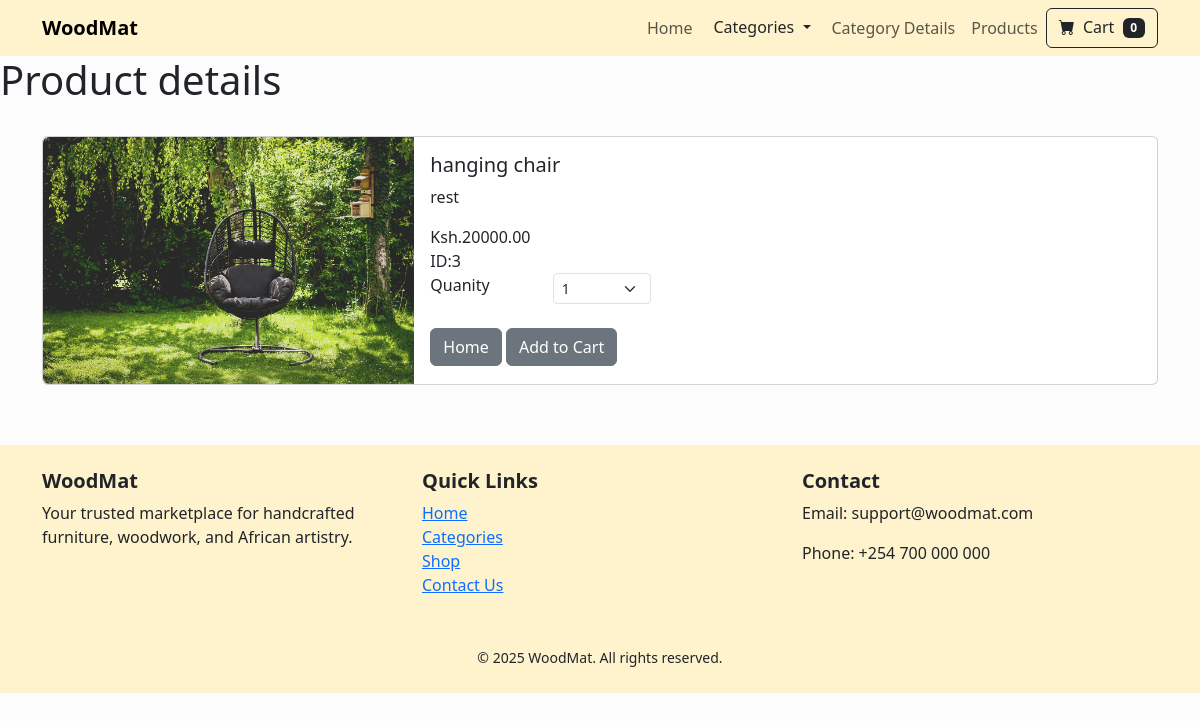
The app's page /product_detail/3/ with its own data.
### woodmat/models.py (models this page shows, shortened)
class Product(models.Model):
  name=models.CharField(max_length=50)
  price=models.DecimalField(default=0,decimal_places=2,max_digits=8)
  category=models.ForeignKey(Category, on_delete=models.CASCADE,default=1)
  description=models.CharField(max_length=250,default='',null=True)
  image=models.ImageField(upload_to='products/')
  is_sale = models.BooleanField(default=False)      # <- add this
  sale_price = models.DecimalField(default=0, decimal_places=2, max_digits=8 )

### woodmat/views.py (the view)
# urls.py: path('product_detail/<int:pk>/', views.product_detail, name="product_detail"),
def product_detail(request,pk):
  product = get_object_or_404(Product, id=pk)
  return render(request,'product_detail.html',{'product': product})

### cart/cart.py (called while the page is built)
  def __len__(self):
     return len(self.cart)

### cart/context_processors.py (called while the page is built)
def cart(request):
  return{'cart':Cart(request)}

### woodmat/templates/product_detail.html (shortened to what this page needs)
{% extends "base.html" %}
{% load static %}
 {% block content%}
    <h1>Product details</h1> <br>
    <div class="container">
<div class="card mb-3" >
  <div class="row g-0">
    <div class="col-md-4">
      <img src="{{product.image.url}}" class="img-fluid rounded-start" alt="...">
    </div>
    <div class="col-md-8">
      <div class="card-body align-center">
        <h5 class="card-title">{{product.name}}</h5>
        <p class="card-text">{{product.description}}</p>
        {%if product.is_sale%}
           <span class="price"><strike>Ksh.{{ product.price }}</strike></span> <br>
          <span class="price">
            &nbsp;Ksh.{{ product.sale_price }}</span>
            <br>ID:{{product.id}}
        {% else %}
            Ksh.{{ product.sale_price }}
            <br>ID:{{product.id}}
        {% endif %}
        <br>
        <div class="row ">
          <div class="col-md-2">Quanity</div>
          <div class="col-md-2">
        <select class="form-select form-select-sm" id="qty-cart">
          <option value="1">1</option>
        </select>
          </div>
        </div>
        <br>
        <a href="{% url 'index'%}" class="btn btn-secondary">Home</a>
        <button type="button" value="{{product.id}}" class="btn btn-secondary" id="add-cart">Add to Cart</button>
      </div>
    </div>
  </div>
</div>
    </div>
{% endblock content %}

### records on screen
Product: image (picture), name "hanging chair", description "rest", sale_price "20000.00", id "3"

### other values on screen
{{ cart|length }} "0"
